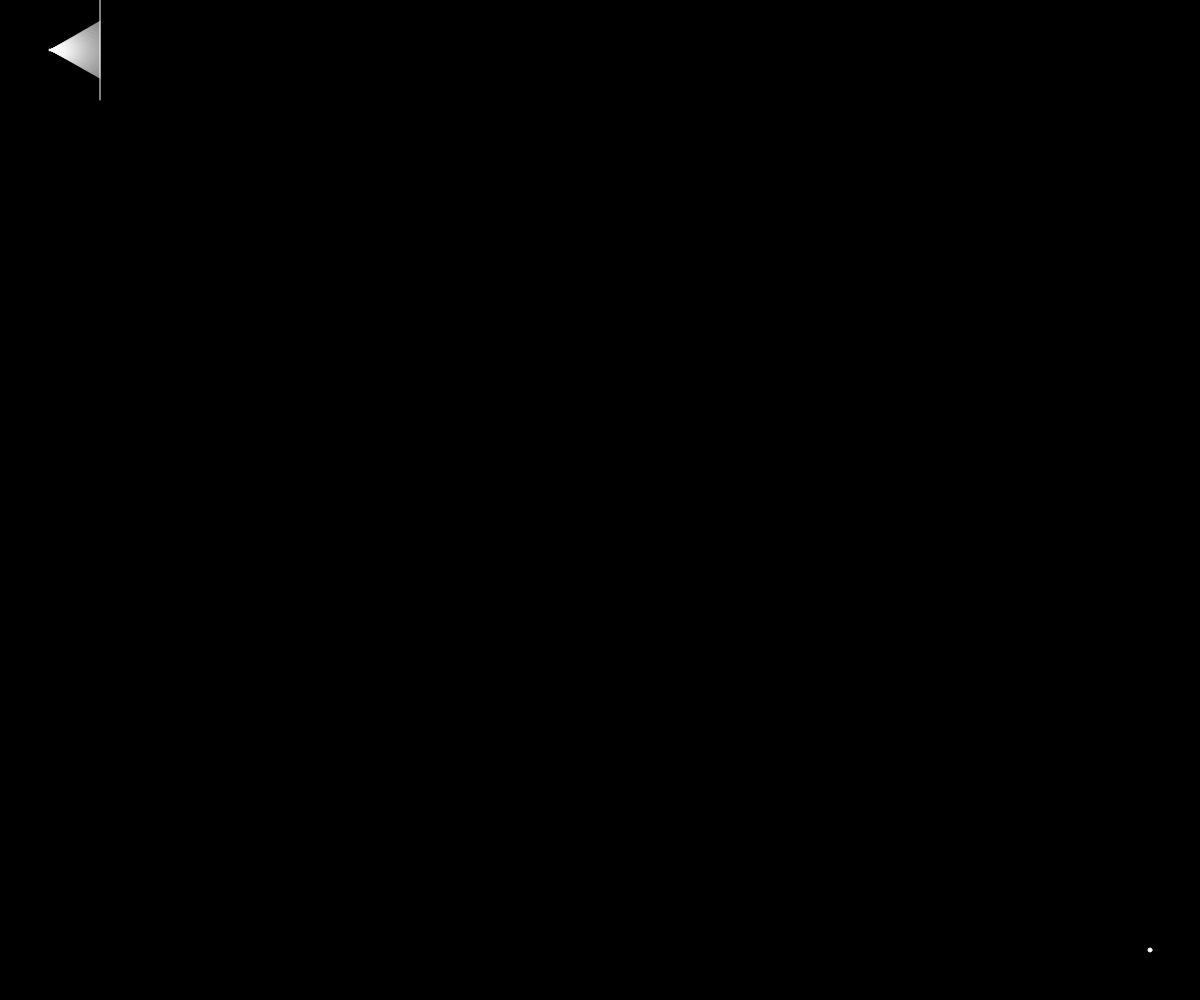
Frame 1 (no input)
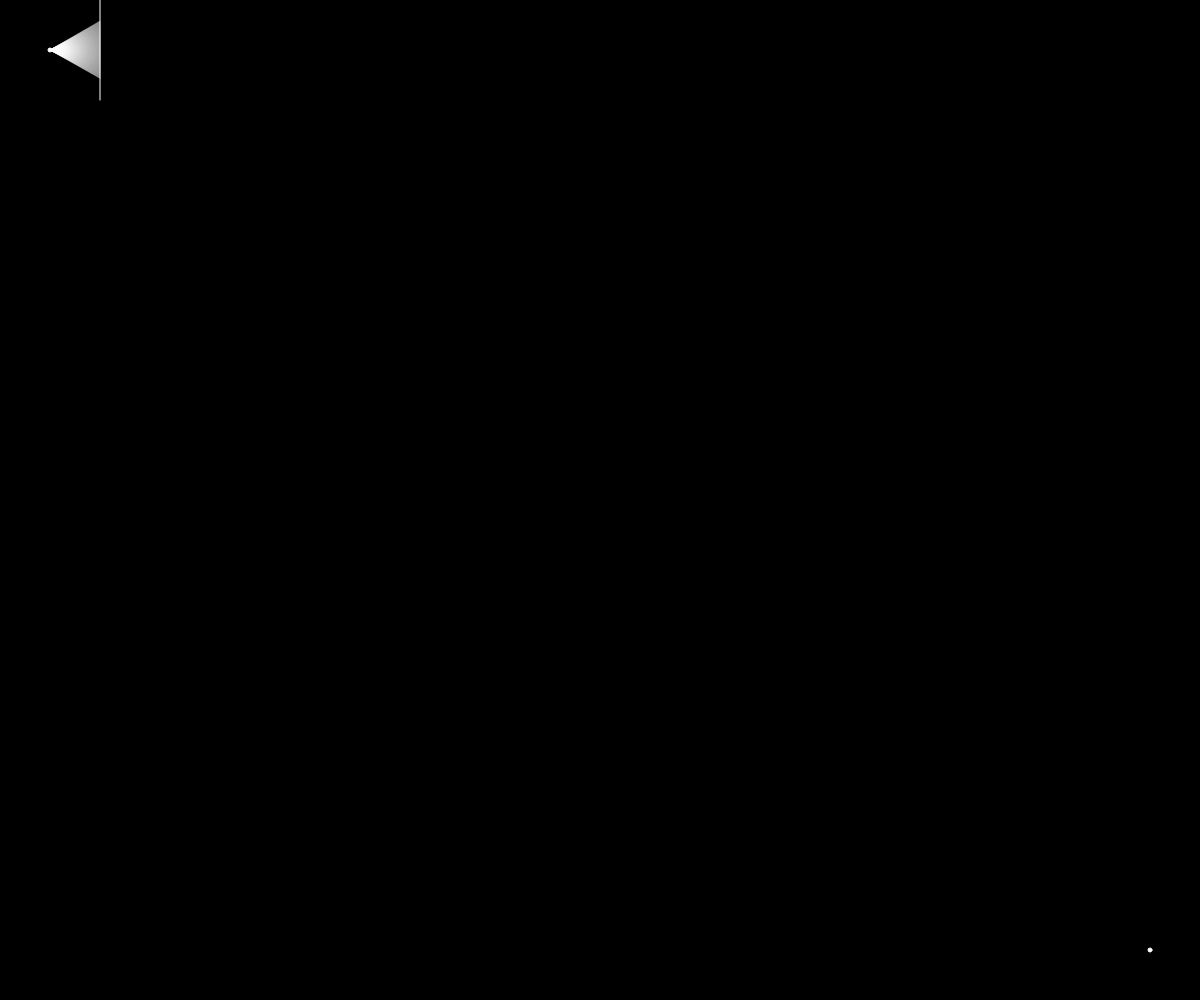
Frame 60 (no input)
Frame 120 (the mouse pressed at the canvas centre since frame 60): identical to frame 60, image omitted

The p5.js sketch that drew these frames (run headless with seeded random() and noise() and a simulated clock; from frame 60 on, the mouse is pressed at the canvas centre):

// p5.js sketch
// ── sketch.js
let width, height;
let maze;
const cell_size = 100;
let next_index = 0;
let walls = [];
const move_distance = 2;
function setup() {
  width = floor(windowWidth/cell_size) * cell_size;
  height = floor(windowHeight/cell_size) * cell_size;;
  var x = (windowWidth - width) / 2;
  var y = (windowHeight - height) / 2;
  const cnv = createCanvas(width, height);
  cnv.position(x, y);
  maze = new Maze(width, height, cell_size, next_index);
  while(maze.stack.length) maze.visitCell();
  walls = maze.getWalls();
  const start_x = cell_size / 2;
  const start_y = cell_size / 2;
  const particle_fov = 60;
  particle = new Particle(start_x, start_y, particle_fov);
}
 
function draw() {

  if (keyIsDown(RIGHT_ARROW)) {
    particle.rotate(0.08);
  } else if(keyIsDown(LEFT_ARROW)) {
    particle.rotate(-0.08);
  } 
  if(keyIsDown(UP_ARROW) && !particle.blocked) {
    particle.move(move_distance);
  }
 
  background(0);
  particle.show();
  particle.look(walls);

  const victorious = maze.isVictorious(particle.pos);
  if (victorious) {
    for (let i  = 0; i < maze.cells.length; i++) {
      maze.cells[i].cheat();
    }
  } else {
    for (let i  = 0; i < maze.cells.length; i++) {
      maze.cells[i].show();
    }
  }
  maze.showFinish();
}


// ── boundary.js
class Boundary {
  constructor(x1, y1, x2, y2, edge = false) {
    this.a = createVector(x1, y1);
    this.b = createVector(x2, y2);
    this.edge = edge;
    // this.seen = false;
    this.seen = false;
  }

  show() {
    stroke(255);

    if (this.edge) {
      strokeWeight(3);
      line(this.a.x, this.a.y, this.b.x, this.b.y);
      strokeWeight(1);
    }
    if (this.seen) {
      line(this.a.x, this.a.y, this.b.x, this.b.y);
    }
  }

  cheat() {
    stroke(14, 248, 248);

    if (this.edge) {
      strokeWeight(3);
      line(this.a.x, this.a.y, this.b.x, this.b.y);
      strokeWeight(1);
    } else {
      line(this.a.x, this.a.y, this.b.x, this.b.y);
    }
  }
}
// ── cell.js
class Cell {
  constructor(r, c, w, h) {
    this.r = r;
    this.c = c;
    this.w = w;
    this.h = h;
    this.x = this.c*cell_size;
    this.y = this.r*cell_size;
    this.walls = [];
    this.walls[0] = new Boundary(this.x, this.y, this.x+this.w, this.y);
    this.walls[1] = new Boundary(this.x+this.w, this.y, this.x+this.w, this.y+this.w);
    this.walls[2] = new Boundary(this.x, this.y+this.w, this.x+this.w, this.y+this.w);
    this.walls[3] = new Boundary(this.x, this.y, this.x, this.y+this.w);
    this.visited = false;
    this.neighbors = []
  }

  show() {
    stroke(255);
    //
    for (let i = 0; i < this.walls.length; i++) {
      if(this.walls[i]) this.walls[i].show();
    }
  }
  cheat() {
    stroke(255);
    //
    for (let i = 0; i < this.walls.length; i++) {
      if(this.walls[i]) this.walls[i].cheat();
    }
  }

  removeWall(index) {
    this.walls[index] = null;
  }
}
// ── maze.js
class Maze {
  constructor(w, h, cs, init_index) {
    this.cell_size = cs;
    this.width = w;
    this.height = h;
    this.cols = floor(this.width/this.cell_size);
    this.rows = floor(this.height/this.cell_size);
    this.cells = [];
    this.current = this.cells[init_index];
    for (let r = 0; r < this.rows; r++) {
      for (let c = 0; c < this.cols; c++) {
        this.cells.push(new Cell(r, c, this.cell_size, this.cell_size));
      }
    }
    this.stack = [init_index];
    this.finish = createVector(this.width - (this.cell_size/2), this.height - (this.cell_size / 2));
    this.victorious = false;
  }

  visitCell() {
    const index = this.stack[this.stack.length - 1];
    if(index == null) return;
    this.cells[index].visited = true;
    this.current = this.cells[index];
    this.checkCellNeighbors(this.current.r, this.current.c);
    if (this.current.neighbors.length > 0) {
      const random_neighbor = floor(random(0, this.current.neighbors.length));
      const next_index = this.current.neighbors[random_neighbor];
        this.stack.push(next_index);
        this.removeWalls(index, next_index);
    } else {
      this.stack.pop();
    }
  }

  showFinish() {
    fill(255);
    ellipse(this.finish.x, this.finish.y, 4);
  }

  isVictorious(particlePosition) {
    const distance_to_victory = p5.Vector.dist(particlePosition, this.finish)
    if (distance_to_victory < this.cell_size / 2) {
      this.victorious = true;
    }
    return this.victorious;
  }

  checkCellNeighbors(r,c) {
    this.current.neighbors = [];
    this.checkTop(r, c);
    this.checkRight(r, c);
    this.checkBottom(r, c);
    this.checkLeft(r, c);
  }
  checkTop(r, c) {
    const top_index = this.getCellIndex(r-1, c);
    if(!top_index) return;
    const top = this.cells[top_index];
    if (!top.visited) this.current.neighbors.push(top_index);
  }

  checkRight(r, c) {
    const right_index = this.getCellIndex(r, c+1);
    if(!right_index) return;
    const right = this.cells[right_index];
    if (!right.visited) this.current.neighbors.push(right_index);
  }
  
  checkBottom(r, c) {
    const bottom_index = this.getCellIndex(r+1, c);
    if(!bottom_index) return;
    const bottom = this.cells[bottom_index];
    if (!bottom.visited) this.current.neighbors.push(bottom_index);
  }
  checkLeft(r, c) {
    const left_index = this.getCellIndex(r, c-1);
    if(!left_index) return;
    const left = this.cells[left_index];
    if (!left.visited) this.current.neighbors.push(left_index);
  }

  getCellIndex(r, c) {
    if ( c < 0 || r < 0 || r > this.rows - 1 || c > this.cols - 1) return null;
    return c + (r * this.cols);
  }

  removeWalls(index, next_index) {
    const delta = index - next_index;
    if (delta === 1) {
      // Remove left wall from index cell
       this.cells[index].removeWall(3);
      // Remove right wall from next index cell
      this.cells[next_index].removeWall(1);
    } else if (delta === -1) {
      // Remove right wall from index cell
      this.cells[index].removeWall(1);
      // Remove left wall from next index cell
      this.cells[next_index].removeWall(3);
    } else if (delta === -this.cols) {
      // Remove bottom from index cell
      this.cells[index].removeWall(2);
      // Remove top from next index cell
      this.cells[next_index].removeWall(0); 
    } else if(delta === this.cols) {
      // Remove top from index cell
      this.cells[index].removeWall(0);
      // Remove bottom from next index cell
      this.cells[next_index].removeWall(2); 
    } else {
      console.log(`Should not happen ${x}`);
    }
  }

  getWalls() {
    const walls = [];
    for (let i = 0; i < this.cells.length; i++) {
      for (let j = 0; j < this.cells[i].walls.length; j++) {
        if(this.cells[i].walls[j])
        walls.push(this.cells[i].walls[j]);
      }
    }
    return walls;
  }
}
// ── particle.js
class Particle {
  constructor(start_x, start_y, fov) {
    this.fov = fov;
    this.pos = createVector(start_x, start_y);
    this.rays = [];
    this.heading = 0;
    this.fov_augment = 0.5
    for (let a = -(this.fov/2); a < (this.fov/2); a += this.fov_augment) {
      this.rays.push(new Ray(this.pos, radians(a)));
    }
    this.blocked = false;
  }

  rotate(angle) {
    this.heading += angle;
    let index = 0;
    for (let a = -(this.fov/2); a < (this.fov/2); a += this.fov_augment) {
      this.rays[index].setAngle(radians(a) + this.heading);
      index++;
    }
  }

  move(v) {
    const velocity = p5.Vector.fromAngle(this.heading);
    velocity.setMag(v);
    this.pos.add(velocity);
  }

  update(x, y) {
    this.pos.set(x, y);
  }

  show() {
    fill(255);
    ellipse(this.pos.x, this.pos.y, 4);
  }

  look(walls) {
    this.blocked = false;
    for (let i = 0; i < this.rays.length; i++) {
      let closest = null;
      let closest_wall_index = null;
      let record = Infinity;
      const middle_ray = this.rays.length / 2 === i;
      for (let j = 0; j < walls.length; j++) {
        const pt = this.rays[i].cast(walls[j]);
        if (pt) {
          let d = p5.Vector.dist(this.pos, pt);
          const a = this.rays[i].dir.heading() - this.heading;
          d*= cos(a);
          if (d < record) {
            if(middle_ray && d <= move_distance + 2) {
              this.blocked = true;
            }
            record = d;
            closest = pt;
            closest_wall_index = j;
          }
        }
      }
      if (closest) {
        stroke(255, 100);
        line(this.pos.x, this.pos.y, closest.x, closest.y);
      }
      if (closest) {
        walls[closest_wall_index].seen = true;
      } 
    }
  }
}
// ── ray.js
class Ray {
  constructor(pos, angle) {
    this.pos = pos;
    this.dir = p5.Vector.fromAngle(angle);
  }

  lookAt(x, y) {
    this.dir.x = x - this.pos.x;
    this.dir.y = y - this.pos.y;
    this.dir.normalize();
  }

  setAngle(angle) {
    this.dir = p5.Vector.fromAngle(angle);
  }

  show() {
    stroke(255, 10);
    push();
    translate(this.pos.x, this.pos.y);
    line(0,0, this.dir.x * 10, this.dir.y * 10);
    pop();
  }
  
  // https://en.wikipedia.org/wiki/Line%E2%80%93line_intersection
  cast(wall) {
    const x1 = wall.a.x;
    const y1 = wall.a.y;
    const x2 = wall.b.x;
    const y2 = wall.b.y;

    const x3 = this.pos.x;
    const y3 = this.pos.y;
    const x4 = this.pos.x + this.dir.x;
    const y4 = this.pos.y + this.dir.y;

    const den = (x1 - x2) * (y3 - y4) - (y1 - y2) * (x3 - x4);

    if(den === 0) return;

    const t = ((x1 - x3) * (y3 - y4) - (y1 - y3) * (x3 - x4)) / den;
    const u = -((x1 - x2) * (y1 - y3) - (y1 - y2) * (x1 - x3)) / den;

      if (t > 0 && t < 1 && u > 0) {
        const pt = createVector();
        pt.x = x1 + t * (x2 - x1);
        pt.y = y1 + t * (y2 - y1);
        return pt;
      } else { 
        return;
      }
  }

}
